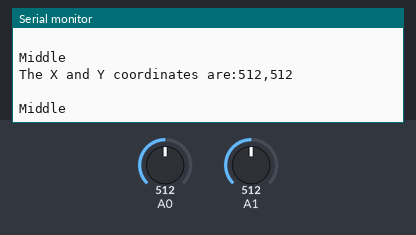
Bench run of a sketch on a simulated Arduino Uno, built with avr-gcc and run on an emulated ATmega328P. On the bench: the last lines printed to the serial monitor. Inputs (shaded band) come from the test bench; at power-on: A0 = 512, A1 = 512.

Above: at 1.3 s.
1.4 s: A0 set to 401
At 1.81 s:
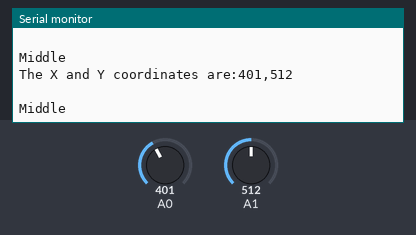
2.9 s: A0 set to 370
At 3.31 s:
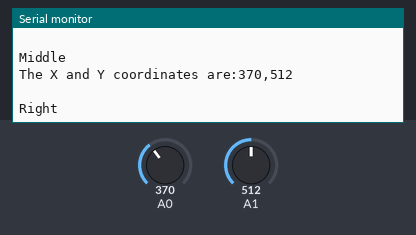
7.0 s: A1 set to 402
At 7.32 s:
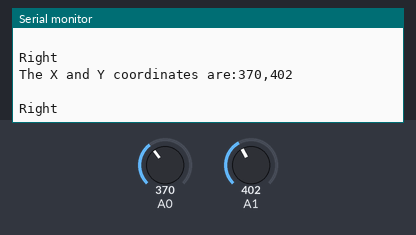
8.5 s: A1 set to 368
At 8.82 s:
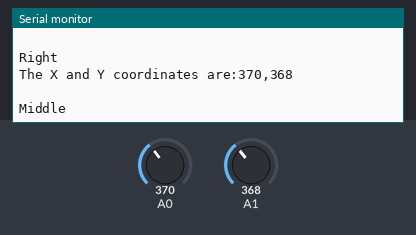
10.0 s: A0 set to 625
At 10.33 s:
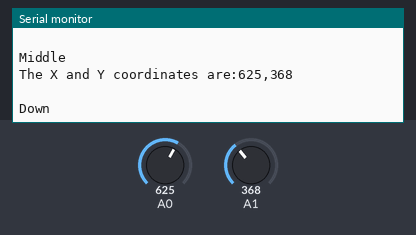
Timing chart, 0 to 13.0 s (numbered marks = the images above; inputs shaded):
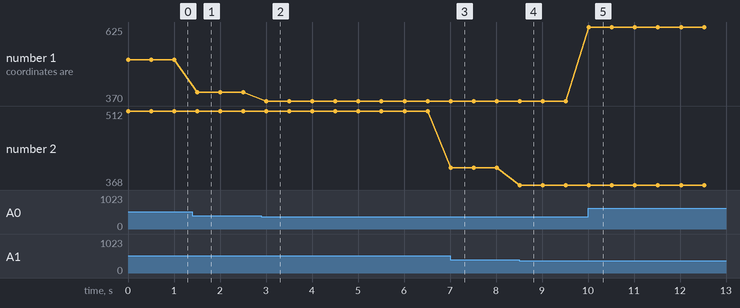

The sketch:

Nano_joystick.ino
```cpp
#define JOYSTICK_SENSITIVITY 500
void setup() {
  Serial.begin(115200);
}

void loop() {
  int x = analogRead(A0);
  int y = analogRead(A1);
  Serial.print("The X and Y coordinates are:");
  Serial.print(x, DEC);
  Serial.print(",");
  Serial.println(y, DEC);
  Serial.println(" ");
    //X
  if ((x<384) && (y<640) && (y>384))
    Serial.print("Right\n");
  else if ((x>640) && (y<640) && (y>384))
    Serial.print("Left\n");
    //Y
  else   if ((y<384) && (x<640) && (x>384))
    Serial.print("Down\n");
  else if ((y>640) && (x<640) && (x>384))
    Serial.print("Up\n");
  else
    Serial.print("Middle\n");
/*if (y > 500 ){
  Serial.print("Up\n");
  }
  else if(y < 200){
   Serial.print("Down\n");
    }
   else if(x < 200){
    Serial.print("Left\n");
    }
   else if(x > 500){
    Serial.print("Right\n");
    }
    */
  delay(JOYSTICK_SENSITIVITY);
}
```

Measured:
- the behaviour switches between 384 and 383 on A0 (found by bisection; images 1 and 2)
- the behaviour switches between 385 and 384 on A1 (found by bisection; images 3 and 4)
- after the input at 1.4 s, the serial monitor: prints a new line after 0.10 s (image 1)
- after the input at 2.9 s, the serial monitor: prints a new line after 0.11 s (image 2)
- after the input at 7.0 s, the serial monitor: prints a new line at once (image 3)
- after the input at 8.5 s, the serial monitor: prints a new line at once (image 4)
- after the input at 10.0 s, the serial monitor: prints a new line at once (image 5)
- plotted number 1: 512 → 401 after the input at 1.4 s, 401 → 370 after the input at 2.9 s, 370 → 625 after the input at 10.0 s
